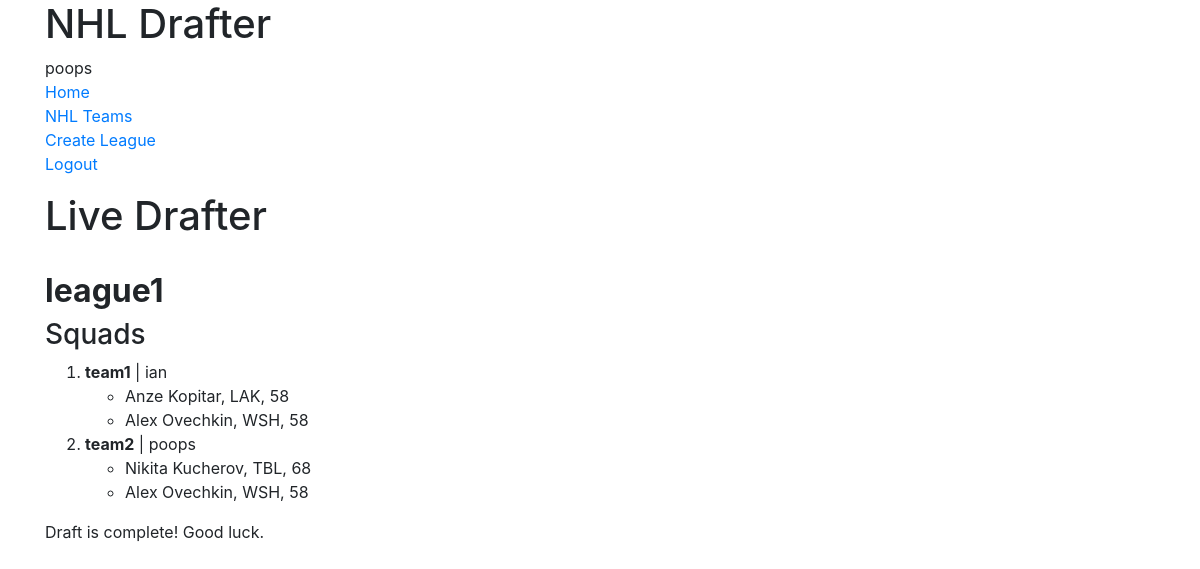
/leagues/league1/drafter/ (signed in), run on the app's committed database.
### leagues/models.py (models this page shows, shortened)
class League(models.Model):
	admin 			= models.ForeignKey(User, on_delete=models.CASCADE)
	name			= models.CharField(max_length=120, unique=True)
	slug			= models.SlugField(default="")
	password 		= models.CharField(max_length=100, default="", null=False)
	owner_amount	= models.IntegerField(default=0)
	skater_amount	= models.IntegerField(default=0)
	goalie_amount	= models.IntegerField(default=0)
	is_active		= models.BooleanField(default=False)
	draft_goalies	= models.BooleanField(default=True)

### squads/models.py (models this page shows, shortened)
class Squad(models.Model):
	owner 		= models.ForeignKey(User, on_delete=models.CASCADE)
	league		= models.ForeignKey(League, on_delete=models.CASCADE)
	players		= models.ManyToManyField(Player, related_name="on_squad", blank=True)
	name		= models.CharField(max_length=120, unique=True)
	draft_order	= models.IntegerField(default=0)
	slug		= models.SlugField(default='')
	def __str__(self):
		return self.name

### players/models.py (models this page shows)
class Player(models.Model):
	team				= models.ForeignKey(Team, on_delete=models.CASCADE)
	name 				= models.CharField(max_length=120)
	forward_pos			= models.BooleanField()
	defence_pos			= models.BooleanField()
	rightwing_pos		= models.BooleanField()
	leftwing_pos		= models.BooleanField()
	centre_pos			= models.BooleanField()
	goalie_pos			= models.BooleanField()
	games_played		= models.IntegerField()
	points				= models.IntegerField()
	goals 				= models.IntegerField()
	assists				= models.IntegerField()
	pp_goals			= models.IntegerField()
	pp_assists			= models.IntegerField()
	pp_points			= models.IntegerField()
	gw_goals			= models.IntegerField()
	sh_goals			= models.IntegerField()
	blocks				= models.IntegerField()
	hits				= models.IntegerField()
	faceoff_wins		= models.IntegerField()
	shots               = models.IntegerField(default=0)
	games_started		= models.IntegerField(default=0)
	wins 				= models.IntegerField(default=0)
	losses				= models.IntegerField(default=0)
	overtime_losses		= models.IntegerField(default=0)
	shots_against		= models.IntegerField(default=0)
	saves				= models.IntegerField(default=0)
	save_percentage		= models.DecimalField(default=0, decimal_places=3, max_digits=10)
	goals_against_avg	= models.DecimalField(default=0, decimal_places=2, max_digits=10)
	shut_outs			= models.IntegerField(default=0)
	def __str__(self):
		return self.name

### teams/models.py (models this page shows, shortened)
class Team(models.Model):
	name		= models.CharField(max_length=120)
	shortform	= models.CharField(max_length=3, null=True)
	in_playoffs	= models.BooleanField(default=False)
	slug		= models.SlugField(default=shortform)

### drafter/views.py (the view, shortened to what this page needs)
# urls.py: url(r'^leagues/(?P<slug>[\w-]+)/drafter/$', DraftView.as_view(), name="drafter"),
class DraftView(UpdateView):
	team_form = TeamForm
	def get_queryset(self, *args, **kwargs):
		slug = self.kwargs.get('slug')
		queryset = League.objects.filter(slug=slug)
		return queryset
	def get(self, request, *args, **kwargs):
		league 			= self.get_queryset().first()
		squads 			= Squad.objects.filter(league=league)
		drafter 		= Drafter.objects.filter(league=league).first()
		player_form 	= PlayerForm(squads=squads)
		team_form 		= TeamForm
		squad_picking	= None
		if league.is_active:
			squad_picking = Squad.objects.filter(draft_order=drafter.draft_turn, league=league).first()
			print(drafter.draft_turn)
			print(squad_picking)
		return render(request,
						'drafter/draft.html',
						{'team_form':team_form,
						 'player_form':player_form,
						 'league':league,
						 'squads':squads,
						 'drafter':drafter,
						 'squad_picking':squad_picking,
						}
					)

### drafter/forms.py (called while the page is built)
def make_player_tuple(queryset):
	result = []
	for player in queryset:
		player_tuple = (player, player.name + ', ' + str(player.points) + ', ' + player.team.shortform)
		result.append(player_tuple)
	return result

### drafter/templates/drafter/draft.html (shortened to what this page needs)
{% extends "base.html" %}
{% block content %}
<h1>Live Drafter</h1>
<br>
<h2><strong>{{ league.name }}</strong></h2>
<h3>Squads</h3>
<ol>
{% for squad in squads %}
	<li><strong>{{ squad }}</strong> | {{ squad.owner }}</li>
	<ul>
	{% for player in squad.players.all %}
		<li>{{ player }}, {{ player.team.shortform }}, {{ player.points }}</li>
	{% endfor %}
	</ul>
{% endfor %}
</ol>
{% if league.is_active and drafter.is_active %}
<h3>Current Pick</h3>
<p>{{ drafter.overall_pick }} of {{ drafter.total_picks }} | Round: {{ drafter.current_round }} | {{ squad_picking.owner }} </p>
<p>draft turn: {{ drafter.draft_turn }}</p>
<h3>Available players</h3>
	<form method="POST"> {% csrf_token %}
		<div class="form-group">
		{{ player_form.as_p }}
		<button type="submit" name="draft" class='btn btn-success'>Draft</button>
		<div>
	</form>
<br>
<h3>Filter</h3>
<form method="POST"> {% csrf_token %}
	<button type="submit" name="f_filter" class='btn btn-primary'>Forwards</button>
	<button type="submit" name="d_filter" class='btn btn-primary'>Defence</button>
	<button type="submit" name="g_filter" class='btn btn-primary'>Goaltenders</button>
</form>
<hr>
<form method="POST"> {% csrf_token %}
	<div class="form-group">
	{{ team_form.as_p }}
	<button type="submit" name="team_filter" class="btn btn-success">Select Team</button>
	<div>
</form>
{% else %}
<p>Draft is complete! Good luck.</p>
{% endif %}
{% endblock %}

### templates/snippets/nav.html (shortened to what this page needs)
<div class="container">
	<h1>NHL Drafter</h1>
	<ul class="list-unstyled">
	{% if request.user.is_authenticated %}
	<li>{{ user }}</li>
	{% endif %}
	<li><a href="{% url 'homepage' %}">Home</a></li>
	<li><a href="{% url 'team-list' %}">NHL Teams</a></li>
	{% if request.user.is_authenticated %}
	<li><a href="{% url 'create_league' %}">Create League</a></li>
	<li><a href="{% url 'logout' %}">Logout</a></li>
	{% endif %}
	</ul>
</div>

### data on the page
League: name "league1"
Squad: name "team1", owner "ian"
Player: name "Anze Kopitar", team.shortform "LAK", points "58"
Player: name "Alex Ovechkin", team.shortform "WSH", points "58"
Squad: name "team2", owner "poops"
Player: name "Nikita Kucherov", team.shortform "TBL", points "68"

### other printed values
{{ user }} "poops"
